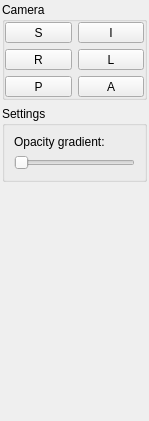
<?xml version="1.0" encoding="UTF-8"?>
<ui version="4.0">
 <class>vtkOptionWidget</class>
 <widget class="QWidget" name="vtkOptionWidget">
  <property name="geometry">
   <rect>
    <x>0</x>
    <y>0</y>
    <width>149</width>
    <height>421</height>
   </rect>
  </property>
  <property name="sizePolicy">
   <sizepolicy hsizetype="Maximum" vsizetype="Minimum">
    <horstretch>0</horstretch>
    <verstretch>0</verstretch>
   </sizepolicy>
  </property>
  <property name="windowTitle">
   <string>Form</string>
  </property>
  <layout class="QGridLayout" name="gridLayout_2">
   <property name="margin">
    <number>2</number>
   </property>
   <item row="0" column="0">
    <widget class="QFrame" name="frame">
     <property name="frameShape">
      <enum>QFrame::NoFrame</enum>
     </property>
     <property name="frameShadow">
      <enum>QFrame::Raised</enum>
     </property>
     <layout class="QVBoxLayout" name="verticalLayout">
      <property name="margin">
       <number>0</number>
      </property>
      <item>
       <widget class="QGroupBox" name="groupBox">
        <property name="sizePolicy">
         <sizepolicy hsizetype="Minimum" vsizetype="Maximum">
          <horstretch>0</horstretch>
          <verstretch>0</verstretch>
         </sizepolicy>
        </property>
        <property name="title">
         <string>Camera</string>
        </property>
        <layout class="QGridLayout" name="gridLayout">
         <property name="margin">
          <number>0</number>
         </property>
         <item row="2" column="1" rowspan="2">
          <widget class="QFrame" name="frame_2">
           <property name="frameShape">
            <enum>QFrame::NoFrame</enum>
           </property>
           <property name="frameShadow">
            <enum>QFrame::Raised</enum>
           </property>
           <property name="midLineWidth">
            <number>0</number>
           </property>
           <layout class="QGridLayout" name="gridLayout_4">
            <property name="margin">
             <number>0</number>
            </property>
            <item row="2" column="1">
             <widget class="QToolButton" name="anterior">
              <property name="sizePolicy">
               <sizepolicy hsizetype="Minimum" vsizetype="Fixed">
                <horstretch>0</horstretch>
                <verstretch>0</verstretch>
               </sizepolicy>
              </property>
              <property name="text">
               <string>A</string>
              </property>
             </widget>
            </item>
            <item row="2" column="0">
             <widget class="QToolButton" name="posterior">
              <property name="sizePolicy">
               <sizepolicy hsizetype="Minimum" vsizetype="Fixed">
                <horstretch>0</horstretch>
                <verstretch>0</verstretch>
               </sizepolicy>
              </property>
              <property name="text">
               <string>P</string>
              </property>
             </widget>
            </item>
            <item row="1" column="1">
             <widget class="QToolButton" name="left">
              <property name="sizePolicy">
               <sizepolicy hsizetype="Minimum" vsizetype="Fixed">
                <horstretch>0</horstretch>
                <verstretch>0</verstretch>
               </sizepolicy>
              </property>
              <property name="text">
               <string>L</string>
              </property>
             </widget>
            </item>
            <item row="1" column="0">
             <widget class="QToolButton" name="right">
              <property name="sizePolicy">
               <sizepolicy hsizetype="Minimum" vsizetype="Fixed">
                <horstretch>0</horstretch>
                <verstretch>0</verstretch>
               </sizepolicy>
              </property>
              <property name="text">
               <string>R</string>
              </property>
             </widget>
            </item>
            <item row="0" column="1">
             <widget class="QToolButton" name="inferior">
              <property name="sizePolicy">
               <sizepolicy hsizetype="Minimum" vsizetype="Fixed">
                <horstretch>0</horstretch>
                <verstretch>0</verstretch>
               </sizepolicy>
              </property>
              <property name="text">
               <string>I</string>
              </property>
             </widget>
            </item>
            <item row="0" column="0">
             <widget class="QToolButton" name="superior">
              <property name="sizePolicy">
               <sizepolicy hsizetype="Minimum" vsizetype="Fixed">
                <horstretch>0</horstretch>
                <verstretch>0</verstretch>
               </sizepolicy>
              </property>
              <property name="text">
               <string>S</string>
              </property>
             </widget>
            </item>
           </layout>
          </widget>
         </item>
        </layout>
       </widget>
      </item>
      <item>
       <widget class="QGroupBox" name="groupBox_2">
        <property name="sizePolicy">
         <sizepolicy hsizetype="Minimum" vsizetype="Maximum">
          <horstretch>0</horstretch>
          <verstretch>0</verstretch>
         </sizepolicy>
        </property>
        <property name="title">
         <string>Settings</string>
        </property>
        <layout class="QGridLayout" name="gridLayout_3">
         <item row="0" column="0">
          <widget class="QLabel" name="label">
           <property name="sizePolicy">
            <sizepolicy hsizetype="Preferred" vsizetype="Maximum">
             <horstretch>0</horstretch>
             <verstretch>0</verstretch>
            </sizepolicy>
           </property>
           <property name="text">
            <string>Opacity gradient:</string>
           </property>
          </widget>
         </item>
         <item row="1" column="0">
          <widget class="QSlider" name="opacityGradient">
           <property name="sizePolicy">
            <sizepolicy hsizetype="Minimum" vsizetype="Fixed">
             <horstretch>0</horstretch>
             <verstretch>0</verstretch>
            </sizepolicy>
           </property>
           <property name="maximum">
            <number>1000</number>
           </property>
           <property name="sliderPosition">
            <number>0</number>
           </property>
           <property name="orientation">
            <enum>Qt::Horizontal</enum>
           </property>
          </widget>
         </item>
        </layout>
       </widget>
      </item>
     </layout>
    </widget>
   </item>
   <item row="1" column="0">
    <spacer name="verticalSpacer">
     <property name="orientation">
      <enum>Qt::Vertical</enum>
     </property>
     <property name="sizeHint" stdset="0">
      <size>
       <width>20</width>
       <height>40</height>
      </size>
     </property>
    </spacer>
   </item>
  </layout>
 </widget>
 <resources>
  <include location="../resources/vtkwidget.qrc"/>
 </resources>
 <connections/>
</ui>
